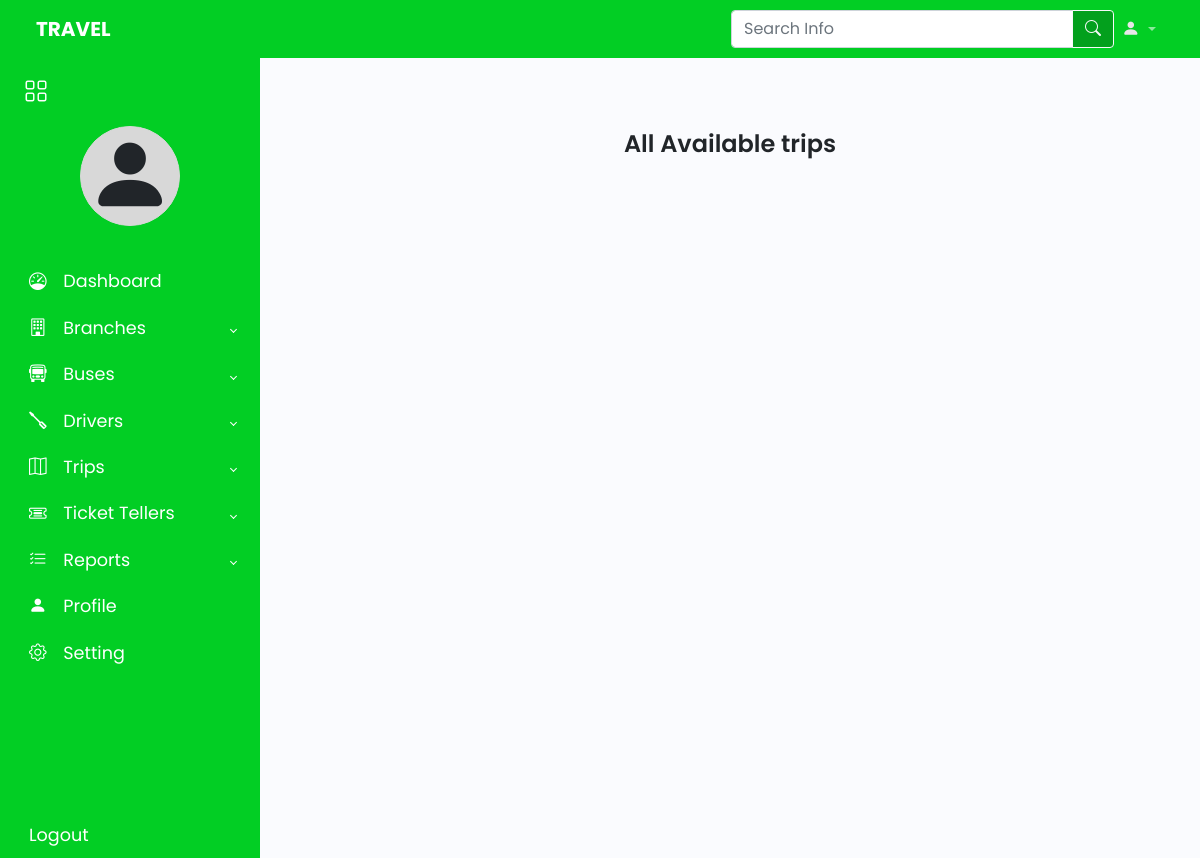
Before: /all_av_trips/ with the older database file.
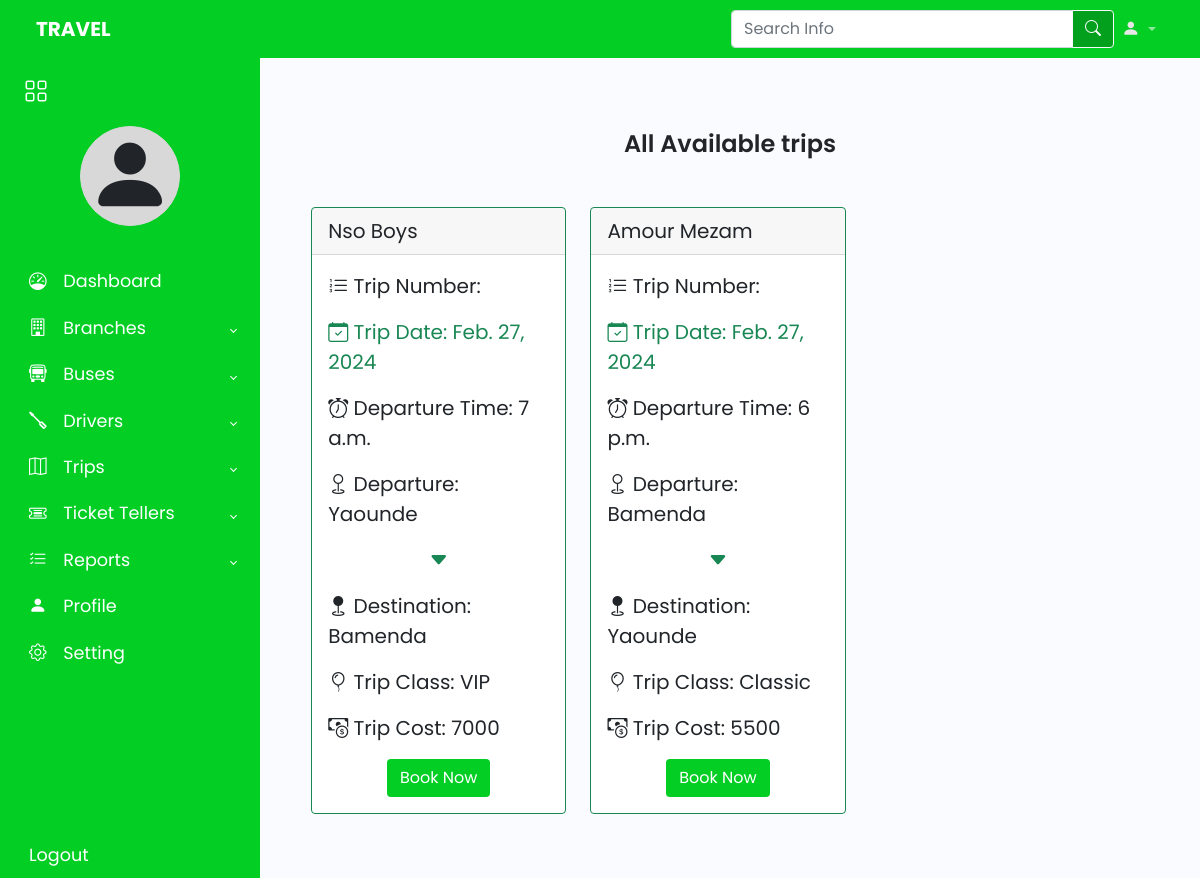
After: the same page with the newer database file.
### agencies/models.py (models this page shows)
class Trip(models.Model):
    trip_id = models.AutoField(primary_key=True)
    bus = models.ForeignKey(Bus, on_delete=models.SET_NULL, null=True)
    driver_id = models.ForeignKey(Driver, on_delete=models.SET_NULL, null=True)
    agency = models.ForeignKey(Agency, on_delete=models.SET_NULL, null=True)
    branch = models.ForeignKey(Branche, on_delete=models.SET_NULL, null=True)
    from_origin = models.CharField(max_length=150)
    to_destination = models.CharField(max_length=150)
    date = models.DateTimeField(auto_now_add=True)
    departure_time = models.DateTimeField(null=True)  #to be set by admin need to remove auto now add
    arrival_time = models.DateTimeField(null= True, blank = True) #to be set by admin need to remove auto now add
    trip_cost = models.CharField(max_length=20)
    bus_type = models.CharField(max_length=20)

### sub_admins/models.py (models this page shows)
class Agency(models.Model) :
    id = models.AutoField(primary_key=True, editable=False)
    name = models.CharField(max_length=100)
    reg_num = models.CharField(max_length = 100)
    signup_date = models.DateTimeField(auto_now_add = True)
    def __str__(self):
        return self.name

### customers/views.py (the view)
# urls.py: path('all_av_trips/', views.listAllAvTrips, name='all_av_trips'),
def listAllAvTrips(request):
    trips = Trip.objects.all()
    current_date = timezone.now()
    context = {'trips': trips, 'current_date': current_date}
    return render(request, 'customers/av_trips.html', context)

### customers/templates/customers/av_trips.html (shortened to what this page needs)
{% extends 'index.html' %}
{% block content %}
<div class="row col-11  mx-auto mt-5 mb-5">
    <h1 class="mt-4 mb-5 text-center">All Available trips</h1>
    <div class="row">
        {% for trip in trips %}
                {% include 'customers/trip_card_component.html' %}
        {% endfor %}
    </div>
</div>
{% endblock %}

### customers/templates/customers/trip_card_component.html
{% if trip.departure_time.date >= current_date.date %}
    <div class="col-lg-4">
        <div class="card border-success mb-3" style="max-width: 19rem;">
            <div class="card-header fs-5">{{trip.agency}}</div>
            <div class="card-body fs-5">
                <p class="card-text"><i class="bi bi-list-ol"></i>  Trip Number: </p>
                <p class="card-text text-success"><i class="bi bi-calendar-check"></i>  Trip Date: {{trip.departure_time.date}}</p>
                <p class="card-text"><i class="bi bi-alarm"></i>  Departure Time: {{trip.departure_time.time}}</p>
                <p class="card-text"><i class="bi bi-geo"></i>  Departure: {{trip.from_origin}}</p>
                <p class="text-center text-success"><i class="bi bi-caret-down-fill"></i> </p>
                <p class="card-text"><i class="bi bi-geo-fill"></i>  Destination: {{trip.to_destination}}</p>
                <p class="card-text"><i class="bi bi-balloon"></i>  Trip Class: {{trip.bus_type}}</p>
                <p class="card-text"><i class="bi bi-cash-coin"></i>  Trip Cost: {{trip.trip_cost}}</p>
                <div class="d-md-flex justify-content-md-center">
                    <a href="#" class="btn" id="buttonad">Book Now</a>
                </div>
            </div>
        </div>
    </div>
{% endif %}

Changed rows visible on the page:
now on this page (row edited): Trip: agency "Nso Boys", departure_time "Feb. 27, 2024", departure_time.time "7 a.m.", from_origin "Yaounde", to_destination "Bamenda", bus_type "VIP", trip_cost "7000"
now on this page (row edited): Trip: agency "Amour Mezam", departure_time "Feb. 27, 2024", departure_time.time "6 p.m.", from_origin "Bamenda", to_destination "Yaounde", bus_type "Classic", trip_cost "5500"
